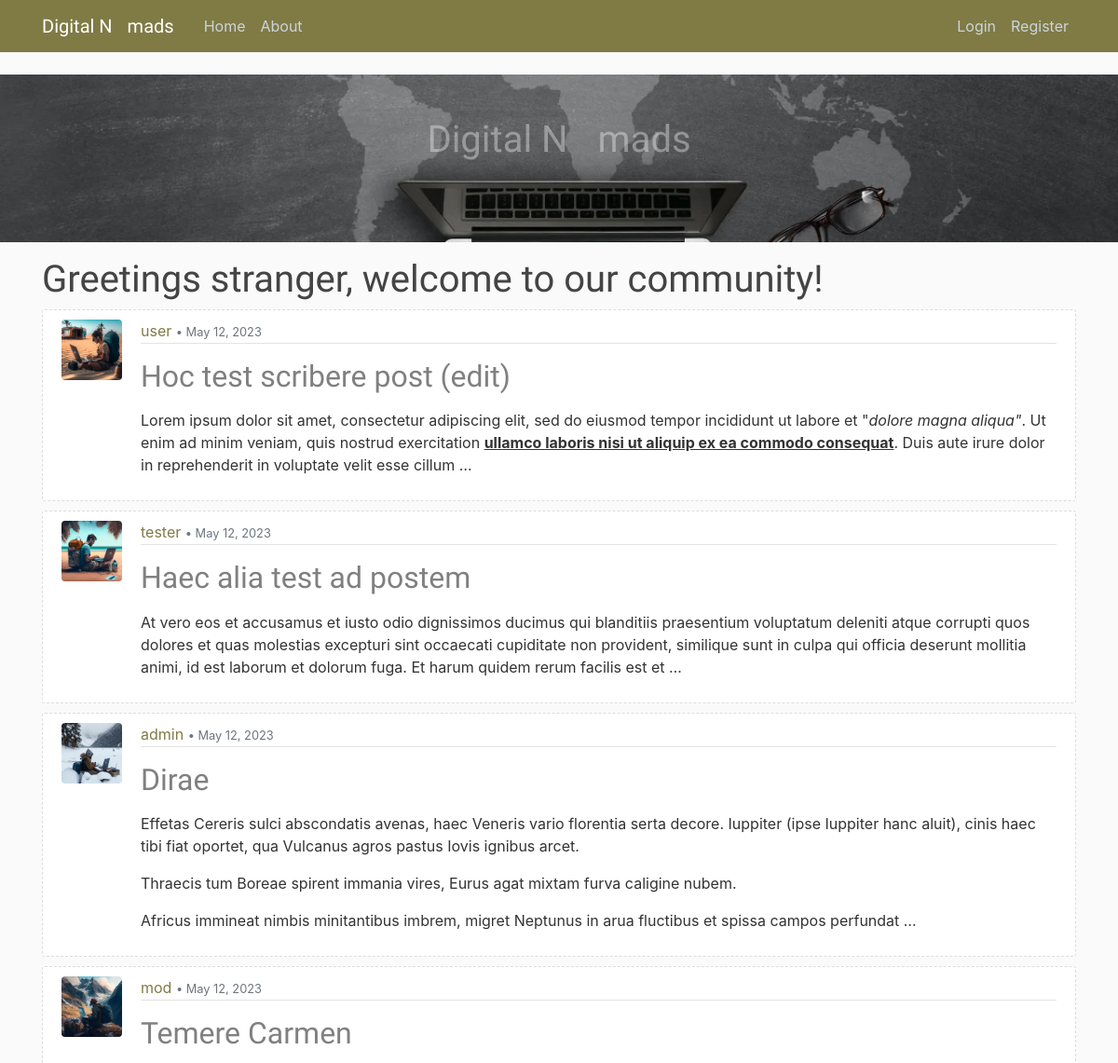
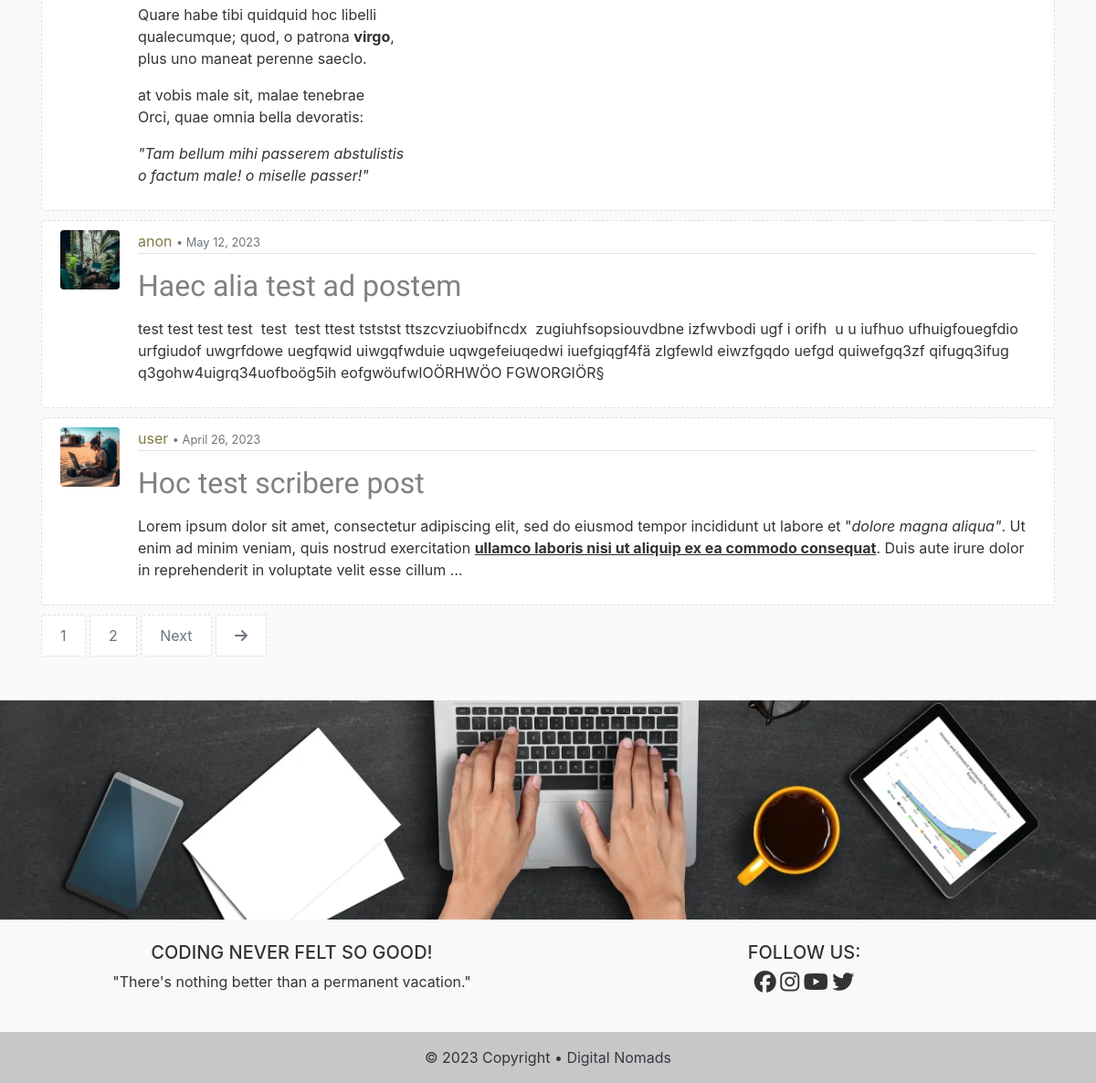
Before: / with the older database file (2 pictures, top to bottom).
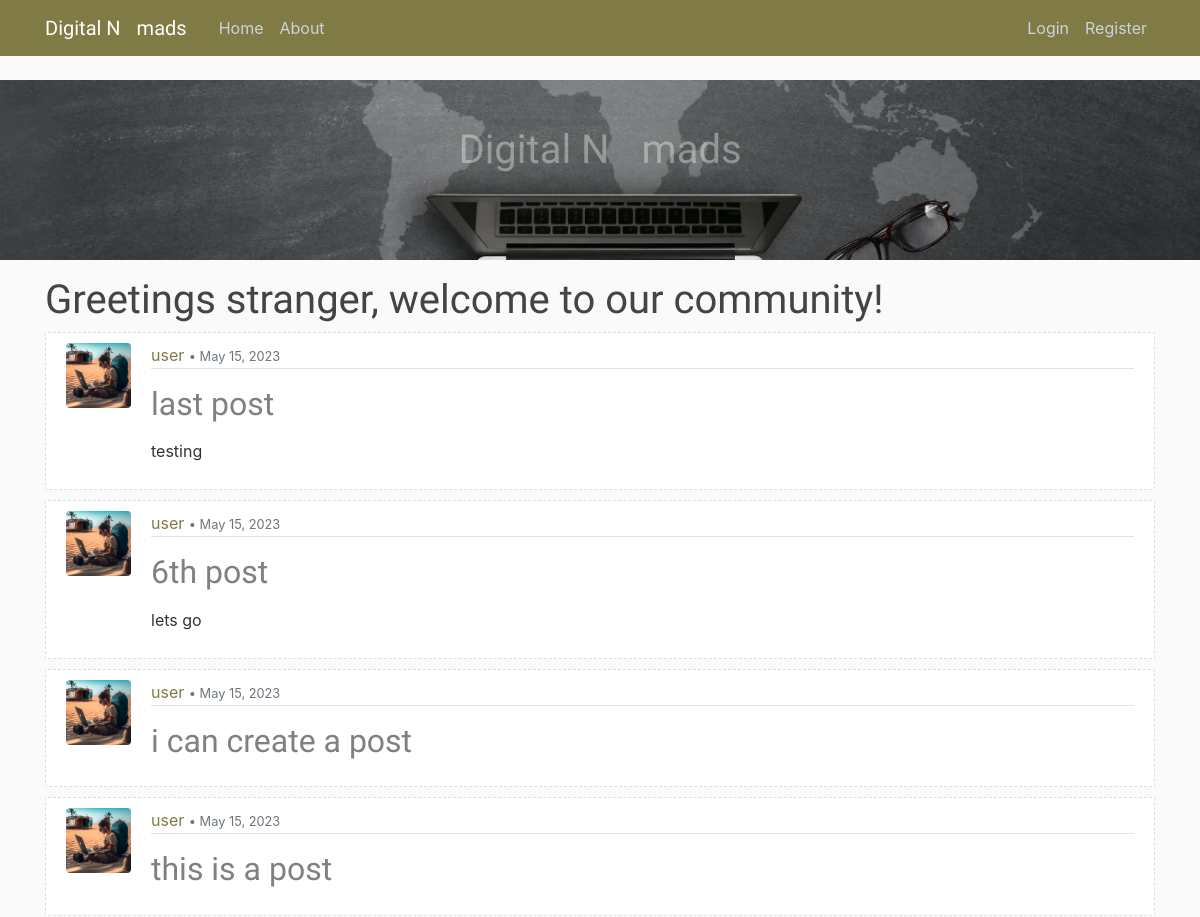
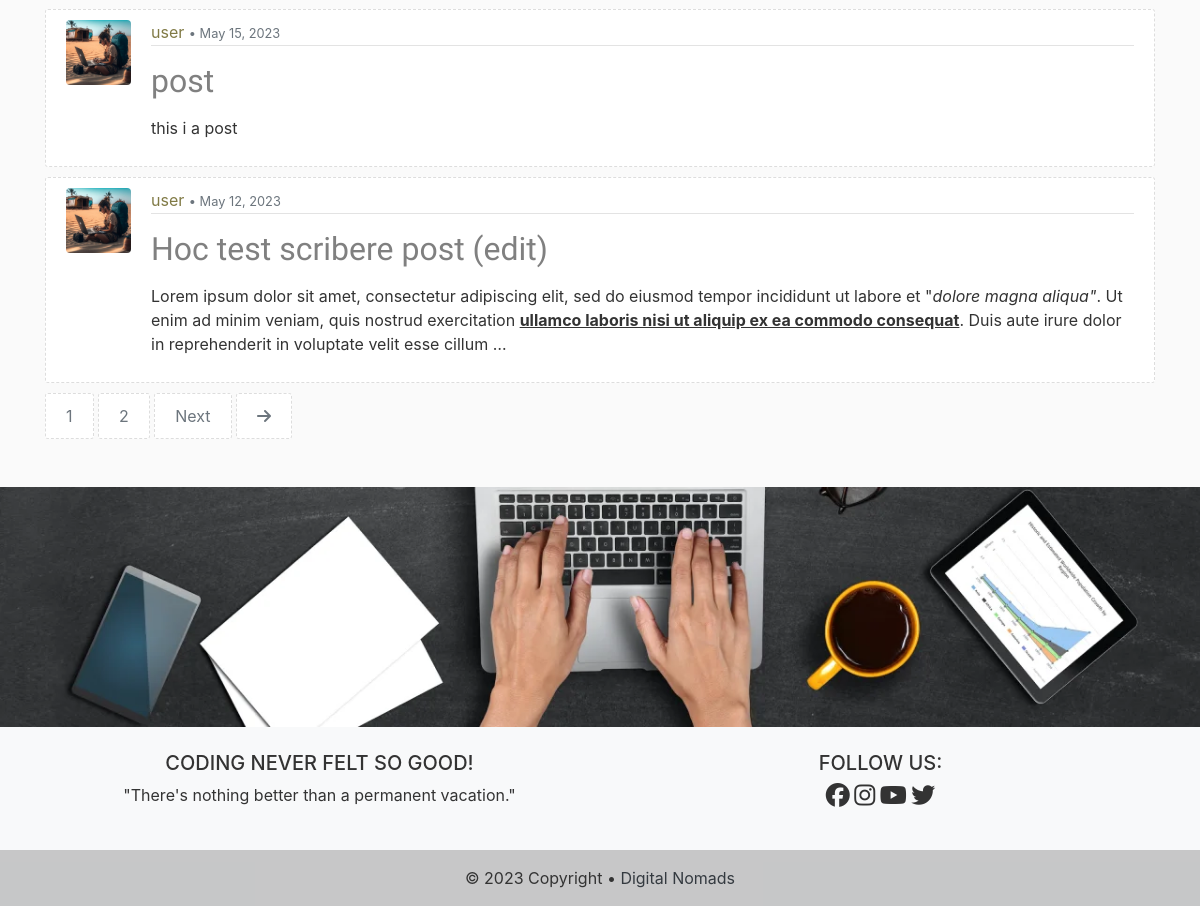
After: the same page with the newer database file (2 pictures, top to bottom).
### blog/models.py (models this page shows, shortened)
class Post(models.Model):
    title = models.CharField(max_length=150)                    # Title field for 150 characters
    content = RichTextField(validators=[MaxLengthValidator(1000)])              # Text field
    date_posted = models.DateTimeField(default=timezone.now)    # Time Stamp for the defaults Time Zone
    author = models.ForeignKey(User, on_delete=models.CASCADE)  # User if User gets delete, so are its Posts
    likes = models.ManyToManyField(User, related_name='posts')

### users/models.py (models this page shows, shortened)
class Profile(models.Model):
    user = models.OneToOneField(User, on_delete=models.CASCADE)
    image = models.ImageField(default='default.png', upload_to='profile_img')
    bio = models.TextField(max_length=500, blank=True, null=True)

### blog/views.py (the view)
# urls.py: path('', PostListView.as_view(), name='blog-home'),
class PostListView(ListView):
    model = Post
    template_name = 'blog/home.html'
    context_object_name = 'posts'
    ordering = ['-date_posted']
    paginate_by = 6

### blog/templates/blog/home.html (shortened to what this page needs)
{% extends "blog/base.html" %}
{% block content %}
  {% if user.is_authenticated %}
    <h2>Welcome back, {{ user.username }} !</h2>
    <p>The latest posts are a follows:</p>
  {% else %}
    <h1>Greetings stranger, welcome to our community!</h1>
  {% endif %}
    {% for post in posts %}
        <article class="media panels">
          <img class="rounded imgposter" src="{{ post.author.profile.image.url }}" alt="">
          <div class="media-body">
            <div class="post-panel">
              <a href="{% url 'post-user' post.author.username %}">{{ post.author }}</a>
              <small class="text-muted">• {{ post.date_posted|date:"N d, Y" }}</small>
            </div>
            <h2><a class="title" href="{% url 'post-detail' post.id %}">{{ post.title }}</a></h2>
            <p class="post-content">{{ post.content|truncatewords_html:50|safe }}</p>
          </div>
        </article>
    {% endfor %}
    {% if is_paginated %}
      {% for num in page_obj.paginator.page_range %}
        {% if page_obj.number == num %}
          <a class="btn btn-outline-secondary mb-4 panels" href="?page={{ num }}">{{ num }}</a>
        {% elif num > page_obj.number|add:'-3' and num < page_obj.number|add:'3' %}
          <a class="btn btn-outline-secondary mb-4 panels" href="?page={{ num }}">{{ num }}</a>
        {% endif %}
      {% endfor %}
      {% if page_obj.has_next %}
        <a class="btn btn-outline-secondary mb-4 panels" href="?page={{ page_obj.next_page_number }}">Next</a>
        <a class="btn btn-outline-secondary mb-4 panels" href="?page={{ page_obj.paginator.num_pages }}"><i class="fa-solid fa-arrow-right"></i></a>
      {% endif %}
    {% endif %}
    <br>
    <br>
{% endblock %}

Changed rows visible on the page:
no longer on this page (row unchanged): Post: author.profile.image (picture), author "tester", date_posted "May 12, 2023", title "Haec alia test ad postem", content "At vero eos et accusamus et iusto odio dignissimos ducimus qui blanditiis praesentium voluptatum deleniti atque corrupti quos dolores et quas molestias excepturi sint occaecati cupiditate non provident, similique sunt in culpa qui officia deserunt mollitia animi, id est laborum et dolorum fuga. Et harum quidem rerum facilis est et …"
no longer on this page (row unchanged): Post: author.profile.image (picture), author "admin", date_posted "May 12, 2023", title "Dirae", content "Effetas Cereris sulci abscondatis avenas, haec Veneris vario florentia serta decore. Iuppiter (ipse Iuppiter hanc aluit), cinis haec tibi fiat oportet, qua Vulcanus agros pastus Iovis ignibus arcet. Thraecis tum Boreae spirent immania vires, Eurus agat mixtam furva caligine nubem. Africus immineat nimbis minitantibus imbrem, migret Neptunus in arua fluctibus et spissa campos perfundat …"
no longer on this page (row unchanged): Post: author.profile.image (picture), author "mod", date_posted "May 12, 2023", title "Temere Carmen", content "Quare habe tibi quidquid hoc libelli qualecumque; quod, o patrona virgo , plus uno maneat perenne saeclo. at vobis male sit, malae tenebrae Orci, quae omnia bella devoratis: \"Tam bellum mihi passerem abstulistis o factum male! o miselle passer!\""
no longer on this page (row unchanged): Post: author.profile.image (picture), author "anon", date_posted "May 12, 2023", title "Haec alia test ad postem", content "test test test test test test ttest tststst ttszcvziuobifncdx zugiuhfsopsiouvdbne izfwvbodi ugf i orifh u u iufhuo ufhuigfouegfdio urfgiudof uwgrfdowe uegfqwid uiwgqfwduie uqwgefeiuqedwi iuefgiqgf4fä zlgfewld eiwzfgqdo uefgd quiwefgq3zf qifugq3ifug q3gohw4uigrq34uofboög5ih eofgwöufwIOÖRHWÖO FGWORGIÖR§"
no longer on this page (row unchanged): Post: author.profile.image (placeholder picture), author "user", date_posted "April 26, 2023", title "Hoc test scribere post", content "Lorem ipsum dolor sit amet, consectetur adipiscing elit, sed do eiusmod tempor incididunt ut labore et \" dolore magna aliqua\" . Ut enim ad minim veniam, quis nostrud exercitation ullamco laboris nisi ut aliquip ex ea commodo consequat . Duis aute irure dolor in reprehenderit in voluptate velit esse cillum …"
added Post: author.profile.image (placeholder picture), author "user", date_posted "May 15, 2023", title "last post", content "testing"
added Post: author.profile.image (placeholder picture), author "user", date_posted "May 15, 2023", title "6th post", content "lets go"
added Post: author.profile.image (placeholder picture), author "user", date_posted "May 15, 2023", title "i can create a post"
added Post: author.profile.image (placeholder picture), author "user", date_posted "May 15, 2023", title "this is a post"
added Post: author.profile.image (placeholder picture), author "user", date_posted "May 15, 2023", title "post", content "this i a post"
